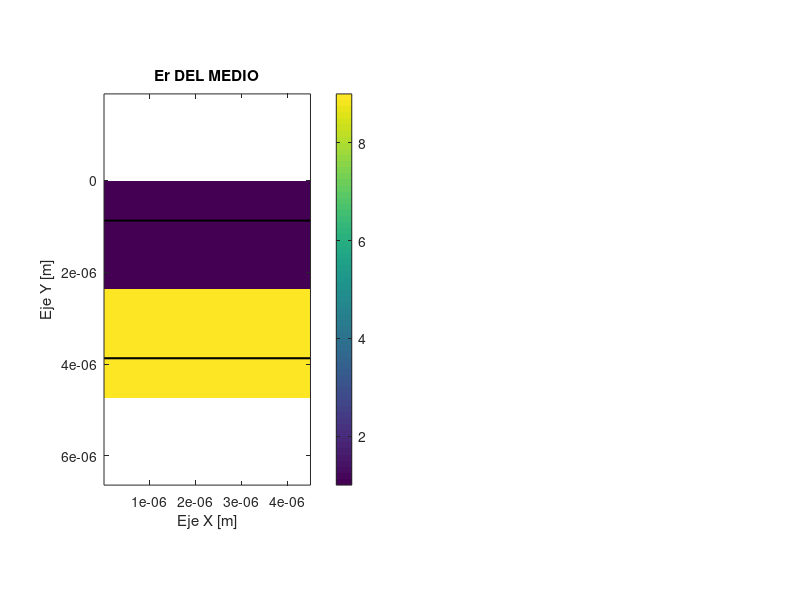

Write the MATLAB code that produced this figure. (Note: this script raises an error after producing the figure.)
% Codigo para calcular la tramitancia y la refelctancia de una onda
% electromagnetica al cambiar de medio. 
% Este codigo solo funciona para incidencia normal y calculando E mode.


% INITIALIZE MATLAB
close all;
clc;
clear all;

% UNITS
degrees     = pi/180;
meters      = 1;
centimeters = 1e-2 * meters;
millimeters = 1e-3 * meters;
micrometers = 1e-6 * meters;
nanometers  = 1e-9 * meters;
inches      = 2.54 * centimeters;
feet        = 12 * inches;
seconds     = 1;
hertz       = 1/seconds;
kilohertz   = 1e3 * hertz;
megahertz   = 1e6 * hertz;
gigahertz   = 1e9 * hertz;
terahertz   = 1e12 * hertz;
petahertz   = 1e15 * hertz;

% CONSTANTS
e0 = 8.85418782e-12 * 1/meters;
u0 = 1.25663706e-6 * 1/meters;
N0 = sqrt(u0/e0);
c0 = 299792458 * meters/seconds;

%%%%%%%%%%%%%%%%%%%%%%%%%%%%%%%%%%%%%%%%%%%%%%%%%%%%%%%%%
%% DASHBOARD
%%%%%%%%%%%%%%%%%%%%%%%%%%%%%%%%%%%%%%%%%%%%%%%%%%%%%%%%%

% RANGE OF FRECUENCIES (EMPTY SPACE)
f1 = 400 * terahertz;
f2 = 400 * terahertz;
delta = 100 * terahertz;
values = f1:delta:f2;

% FOR SAVING IMPORTANT DATA
T = [];
R = [];

% DEFINE PLANE WAVE SOURCE PARAMETERS
for f0 = values
    theta = 0*degrees;
    lam0  = c0/f0;
    k0    = 2*pi/lam0;
    MODE  = 'E';
    
    % DEFINE DIFFRACTION GRATING PARAMETERS
    er1 = 1.0;
    er2 = 9.0;
    
    % DIMENSIONS OF THE GRID
    width  = lam0*6;
    height = lam0*6;
    
    % DEFINE FDFD PARAMETERS
    NRES   = 40;
    NPML   = [20 20];
    ermax  = max([real(er1) real(er2)]);
    nmax   = sqrt(ermax);
    
    %%%%%%%%%%%%%%%%%%%%%%%%%%%%%%%%%%%%%%%%%%%%%%%%%%%%%%%%%
    %% CALCULATE OPTIMIZED GRID
    %%%%%%%%%%%%%%%%%%%%%%%%%%%%%%%%%%%%%%%%%%%%%%%%%%%%%%%%%
    
    % GRID RESOLUTION
    dx = lam0/nmax/NRES;
    dy = lam0/nmax/NRES;
    
    % SNAP GRID TO CRITICAL DIMENSIONS
    nx = ceil(width/dx);
    dx = width/nx;
    
    ny = ceil(height/dy);
    dy = height/ny;
    
    % GRID SIZE
    Sx = width;
    Nx = ceil(Sx/dx);
    Sx = Nx*dx;
    
    Sy = height;
    Ny = NPML(1) + ceil(Sy/dy) + NPML(2);
    Sy = Ny*dy;
    
    % ZONE OF INTEGRATION (ZI) FOR R & T
    y_ref = Ny - round(Ny/2) - round(2*lam0/dy);
    y_trn = Ny - round(Ny/2) + round(2*lam0/dy);
    
    % 2X GRID
    Nx2 = 2*Nx;             dx2 = dx/2;
    Ny2 = 2*Ny;             dy2 = dy/2;
    
    % CALCULATE AXIS VECTORS
    xa = [1:Nx]*dx;
    ya = [1:Ny]*dy;
    [Y,X] = meshgrid(ya,xa);
    xa2 = [1:Nx2]*dx2;
    ya2 = [1:Ny2]*dy2;
    
    %%%%%%%%%%%%%%%%%%%%%%%%%%%%%%%%%%%%%%%%%%%%%%%%%%%%%%%%%
    %% BUILD GEOMETRY
    %%%%%%%%%%%%%%%%%%%%%%%%%%%%%%%%%%%%%%%%%%%%%%%%%%%%%%%%%
    
    % INITIALIZE TO AIR
    ER2 = er1*ones(Nx2,Ny2);
    UR2 = ones(Nx2,Ny2);
    
    
    % BUILD RECTANGLE INTO X2 GRID
    center_y = round(Ny2/2);
    
    % CHANGE ER
    ER2(:, center_y:end) = er2;
    
    % SHOW BOTH MEDIUMS AND ZI
    if length(values)==1
        subplot(121);
        imagesc(xa2,ya2,real(ER2).');
        axis equal tight;
        colorbar;
        xlabel('Eje X [m]');
        ylabel('Eje Y [m]');
        title('Er DEL MEDIO');
        hold on;
        y_ref_pos = ya(y_ref);   
        y_trn_pos = ya(y_trn);   
        line([min(xa2) max(xa2)], [y_ref_pos y_ref_pos], 'Color','k','LineWidth',1.5);
        line([min(xa2) max(xa2)], [y_trn_pos y_trn_pos], 'Color','k','LineWidth',1.5);
    hold off;
    end
    
    % INCORPORATE PML
    [ERxx,ERyy,ERzz,URxx,URyy,URzz] ...
                        = addupml2d(ER2,UR2,[0 0 NPML]);
    
    % DIAGONALIZE MATERIAL TENSORS
    ERxx = diag(sparse(ERxx(:)));
    ERyy = diag(sparse(ERyy(:)));
    ERzz = diag(sparse(ERzz(:)));
    URxx = diag(sparse(URxx(:)));
    URyy = diag(sparse(URyy(:)));
    URzz = diag(sparse(URzz(:)));
    
    %%%%%%%%%%%%%%%%%%%%%%%%%%%%%%%%%%%%%%%%%%%%%%%%%%%%%%%%%
    %% PERFORM FDFD ANALYSIS
    %%%%%%%%%%%%%%%%%%%%%%%%%%%%%%%%%%%%%%%%%%%%%%%%%%%%%%%%%
    
    % INCIDENT WAVE VECTOR
    nsrc  = sqrt(UR2(1,1)*ER2(1,1));
    kxinc = k0*nsrc*sin(theta);
    kyinc = k0*nsrc*cos(theta);
    kinc  = [ kxinc ; kyinc ];
    
    % BUILD DERIVATIVE MATRICES
    NS  = [Nx Ny];
    RES = [dx dy];
    BC  = [1 0];
    [DEX,DEY,DHX,DHY] = yeeder2d(NS,k0*RES,BC,kinc/k0);
            
    % BUILD WAVE MATRIX
    if MODE == 'E'
        A = DHX/URyy*DEX + DHY/URxx*DEY + ERzz;
    else
        A = DEX/ERyy*DHX + DEY/ERxx*DHY + URzz;
    end
    
    % CALCULATE SOURCE FIELD
    fsrc  = exp(-1i*(kxinc*X + kyinc*Y));
    
    % CALCULATE SCATTERED-FIELD MASKING MATRIX
    ny = NPML(1) + 2;
    Q  = zeros(Nx,Ny);
    Q(:,1:ny) = 1;
    Q  = diag(sparse(Q(:)));
    
    % CALCULATE SOURCE VECTOR
    b = (Q*A - A*Q)*fsrc(:);
    
    % SOLVE FOR FIELD
    f = A\b;
    f = reshape(f,Nx,Ny);
    
    % SHOW FIELD
    if length(values)==1
        subplot(122);
        pcolor(xa,ya,real(f).');
        shading interp;
        axis equal tight;
        set(gca,'YDir','reverse');
        caxis([-1 1]);
        colorbar;
        xlabel('Eje X [m]');
        ylabel('Eje Y [m]');
        title('R(Ez)');
    end
    
    %%%%%%%%%%%%%%%%%%%%%%%%%%%%%%%%%%%%%%%%%%%%%%%%%%%%%%%%%
    %% TRANSMITTANCE AND REFRECTANCE
    %%%%%%%%%%%%%%%%%%%%%%%%%%%%%%%%%%%%%%%%%%%%%%%%%%%%%%%%%
    
    % EXTRACT MATERIAL PROPERTIES IN EXTERNAL REGIONS
    urref = UR2(1,1);
    urtrn = UR2(1,Ny2);
    erref = ER2(1,1);
    ertrn = ER2(1,Ny2);
    nref  = sqrt(urref*erref);
    ntrn  = sqrt(urtrn*ertrn);
    
    % TOTAL, SOURCE AND SCATTERED FIELDS
    Ez_tot  = f;        
    Ez_inc  = fsrc;     
    Ez_scat = Ez_tot - Ez_inc;
    
    % PARTIAL DERIVATIVES OF Ez
    [Ezy_tot, Ezx_tot]   = gradient(Ez_tot, dy, dx); 
    [Ezy_inc, Ezx_inc]   = gradient(Ez_inc, dy, dx);
    [Ezy_scat,Ezx_scat]  = gradient(Ez_scat,dy, dx);
    
    %CALCULATE MAGNETIC FIELDS
    omega = 2*pi*f0;
    Hx_tot  = -(1./(1i*omega*u0)) .* Ezy_tot;
    Hx_inc  = -(1./(1i*omega*u0)) .* Ezy_inc;
    Hx_scat = -(1./(1i*omega*u0)) .* Ezy_scat;
    
    % POYTING FLUX IN EACH ZI
    Sy_inc_line  = 0.5*real( Ez_inc(:, y_ref)  .* conj(Hx_inc(:,  y_ref)/urref) );    %agrego los ur_xx de cada medio
    Sy_ref_line  = 0.5*real( Ez_scat(:,y_ref)  .* conj(Hx_scat(:, y_ref)/urref) );
    Sy_trn_line  = 0.5*real( Ez_tot(:, y_trn)  .* conj(Hx_tot(:,  y_trn)/urtrn) );
    
    % POWER
    P_inc = trapz(xa, Sy_inc_line);          
    P_ref = -trapz(xa, Sy_ref_line);         
    P_trn =  trapz(xa, Sy_trn_line);  
    
    % TRANSMITTANCE AND REFRECTANCE
    r = real(P_ref / P_inc);
    t = real(P_trn / P_inc);
    
    R(end+1) = r;
    T(end+1) = t;

    fprintf('Reflectancia  R = %.4f\n', r);
    fprintf('Transmitancia T = %.4f\n', t);
    fprintf('Verifico R+T = %.4f\n', r+t); 

end 

%%%%%%%%%%%%%%%%%%%%%%%%%%%%%%%%%%%%%%%%%%%%%%%%%%%%%%%%%
%% PLOT TRANSMITTANCE AND REFRECTANCE
%%%%%%%%%%%%%%%%%%%%%%%%%%%%%%%%%%%%%%%%%%%%%%%%%%%%%%%%%
if length(values) ~= 1
    figure(1)
    plot(values, R, 'o-', 'LineWidth', 2); hold on;
    plot(values, T, 'o-', 'LineWidth', 2);
    xlabel('Frecuencia [Hz]');      
    ylabel('Coeficientes de Potencia'); 
    title('Reflectancia y Transmittancia vs Frecuencia');
    grid on;
    ylim([0 1.5]);
    legend({'R (Reflectancia)','T (Transmittancia)'}, 'Location','best');
end


